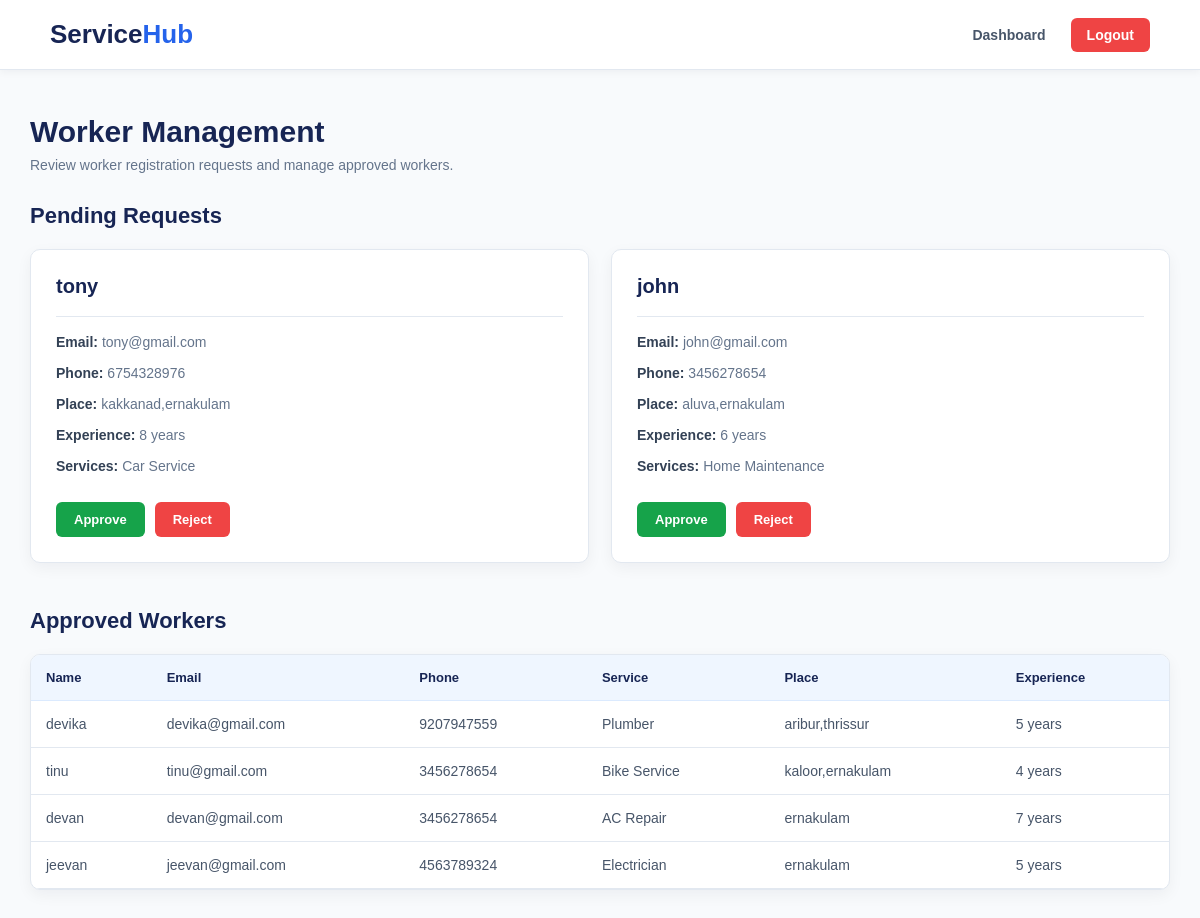
The app's page /worker-management/ (signed in) with its own data.
### hub/models.py (models this page shows, shortened)
class Worker(models.Model):
    user = models.OneToOneField(User, on_delete=models.CASCADE)
    phone = models.CharField(max_length=15)
    place = models.CharField(max_length=100)
    experience = models.IntegerField()
    description = models.TextField(blank=True)
    services = models.ManyToManyField(Service)
    availability = models.BooleanField(default=True)
    approval_status = models.CharField(
        max_length=20,
        default="PENDING"
    )

class Service(models.Model):
    name = models.CharField(max_length=100)
    category = models.CharField(max_length=20)
    description = models.TextField(blank=True)

### hub/views.py (the view)
# urls.py: path("worker-management/",views.worker_management,name="worker_management"),
@admin_required
def worker_management(request):
    pending_workers = Worker.objects.filter(
        approval_status="PENDING"
    ).order_by("-id")
    approved_workers = Worker.objects.filter(
        approval_status="APPROVED"
    ).order_by("-id")
    return render(
        request,
        "worker_management.html",
        {
            "pending_workers": pending_workers,
            "approved_workers": approved_workers,
        }
    )

### hub/views.py (called while the page is built)
def admin_required(view_func):
    return user_passes_test(
        lambda user: user.is_authenticated and user.is_superuser,
        login_url="admin_login"
    )(view_func)

### hub/templates/worker_management.html (shortened to what this page needs)
{% load static %}
<!DOCTYPE html>
<html lang="en">
<head>
    <link rel="stylesheet"
          href="{% static 'css/worker_management.css' %}">
</head>
<body>
<nav class="navbar">
    <div class="logo">
        Service<span>Hub</span>
    </div>
    <div class="nav-links">
        <a href="{% url 'admin_dashboard' %}">
            Dashboard
        </a>
        <a href="{% url 'logout' %}" class="logout">
            Logout
        </a>
    </div>
</nav>
<div class="container">
    <div class="page-header">
        <h1>Worker Management</h1>
        <p>
            Review worker registration requests and manage approved workers.
        </p>
    </div>
    <section>
        <h2>Pending Requests</h2>
        {% if pending_workers %}
            <div class="request-grid">
                {% for worker in pending_workers %}
                <div class="worker-card">
                    <h3>
                        {{ worker.user.get_full_name }}
                    </h3>
                    <div class="worker-info">
                        <p>
                            <strong>Email:</strong>
                            {{ worker.user.email }}
                        </p>
                        <p>
                            <strong>Phone:</strong>
                            {{ worker.phone }}
                        </p>
                        <p>
                            <strong>Place:</strong>
                            {{ worker.place }}
                        </p>
                        <p>
                            <strong>Experience:</strong>
                            {{ worker.experience }} years
                        </p>
                        <p>
                            <strong>Services:</strong>
                            {% for service in worker.services.all %}
                                {{ service.name }}{% if not forloop.last %}, {% endif %}
                            {% empty %}
                                No service selected
                            {% endfor %}
                        </p>
                    </div>
                    <div class="actions">
                        <form method="POST"
                              action="{% url 'approve_worker' worker.id %}">
                            <button type="submit"
                                    class="approve-btn">
                                Approve
                            </button>
                        </form>
                        <form method="POST"
                              action="{% url 'reject_worker' worker.id %}">
                            <button type="submit"
                                    class="reject-btn">
                                Reject
                            </button>
                        </form>
                    </div>
                </div>
                {% endfor %}
            </div>
        {% else %}
            <div class="empty-box">
                No pending worker requests.
            </div>
        {% endif %}
    </section>
    <section class="approved-section">
        <h2>Approved Workers</h2>
        {% if approved_workers %}
        <div class="table-card">
            <table>
                <thead>
                    <tr>
                        <th>Name</th>
                        <th>Email</th>
                        <th>Phone</th>
                        <th>Service</th>
                        <th>Place</th>
                        <th>Experience</th>
                    </tr>
                </thead>
                <tbody>
                    {% for worker in approved_workers %}
                    <tr>
                        <td>
                            {{ worker.user.get_full_name }}
                        </td>
                        <td>
                            {{ worker.user.email }}
                        </td>
                        <td>
                            {{ worker.phone }}
                        </td>
                        <td>
                            {% for service in worker.services.all %}
                                {{ service.name }}
                            {% empty %}
                                -
                            {% endfor %}
                        </td>
                        <td>
                            {{ worker.place }}
                        </td>
                        <td>
                            {{ worker.experience }} years
                        </td>
                    </tr>
                    {% endfor %}
                </tbody>
            </table>
        </div>
        {% else %}
            <div class="empty-box">
                No approved workers yet.
            </div>
        {% endif %}
    </section>
</div>
</body>
</html>

### hub/static/css/worker_management.css (style rules this page uses)
* { margin: 0; padding: 0; box-sizing: border-box; }
body { font-family: Arial, sans-serif; background: #f8fafc; color: #334155; }
.navbar { height: 70px; background: #ffffff; display: flex; align-items: center; justify-content: space-between; padding: 0 50px; border-bottom: 1px solid #e2e8f0; box-shadow: 0 2px 8px rgba(15, 23, 42, 0.05); }
.logo { font-size: 26px; font-weight: 700; color: #172554; }
.logo span { color: #2563eb; }
.nav-links { display: flex; align-items: center; gap: 25px; }
.nav-links a { text-decoration: none; color: #475569; font-size: 14px; font-weight: 600; }
.nav-links .logout { background: #ef4444; color: #ffffff; padding: 9px 16px; border-radius: 6px; }
.container { max-width: 1200px; margin: 0 auto; padding: 45px 30px; }
.page-header { margin-bottom: 30px; }
.page-header h1 { color: #172554; font-size: 30px; margin-bottom: 8px; }
.page-header p { color: #64748b; font-size: 14px; }
section { margin-bottom: 45px; }
section h2 { color: #172554; font-size: 22px; margin-bottom: 20px; }
.request-grid { display: grid; grid-template-columns: repeat(2, 1fr); gap: 22px; }
.worker-card { background: #ffffff; border: 1px solid #e2e8f0; border-radius: 10px; padding: 25px; box-shadow: 0 5px 15px rgba(15, 23, 42, 0.05); transition: 0.2s; }
.worker-card h3 { color: #172554; font-size: 20px; margin-bottom: 18px; }
.worker-info { border-top: 1px solid #e2e8f0; padding-top: 15px; margin-bottom: 20px; }
.worker-info p { font-size: 14px; color: #64748b; margin-bottom: 10px; line-height: 1.5; }
.worker-info strong { color: #334155; }
.actions { display: flex; gap: 10px; padding-top: 5px; }
.actions form { margin: 0; }
.approve-btn, .reject-btn { border: none; padding: 10px 18px; border-radius: 6px; font-size: 13px; font-weight: 600; cursor: pointer; }
.approve-btn { background: #16a34a; color: #ffffff; }
.reject-btn { background: #ef4444; color: #ffffff; }
.approved-section { margin-top: 10px; }
.table-card { background: #ffffff; border: 1px solid #e2e8f0; border-radius: 10px; overflow-x: auto; box-shadow: 0 5px 15px rgba(15, 23, 42, 0.05); }
table { width: 100%; border-collapse: collapse; min-width: 850px; }
thead { background: #eff6ff; }
th { text-align: left; padding: 15px; color: #172554; font-size: 13px; font-weight: 700; border-bottom: 1px solid #dbeafe; }
td { padding: 15px; color: #475569; font-size: 14px; border-bottom: 1px solid #e2e8f0; }

### records on screen
Worker: user.get_full_name "tony", user.email "tony@gmail.com", phone "6754328976", place "kakkanad,ernakulam", experience "8"
Service: name "Car Service"
Worker: user.get_full_name "john", user.email "john@gmail.com", phone "3456278654", place "aluva,ernakulam", experience "6"
Service: name "Home Maintenance"
Worker: user.get_full_name "devika", user.email "devika@gmail.com", phone "9207947559", place "aribur,thrissur", experience "5"
Service: name "Plumber"
Worker: user.get_full_name "tinu", user.email "tinu@gmail.com", phone "3456278654", place "kaloor,ernakulam", experience "4"
Service: name "Bike Service"
Worker: user.get_full_name "devan", user.email "devan@gmail.com", phone "3456278654", place "ernakulam", experience "7"
Service: name "AC Repair"
Worker: user.get_full_name "jeevan", user.email "jeevan@gmail.com", phone "4563789324", place "ernakulam", experience "5"
Service: name "Electrician"
